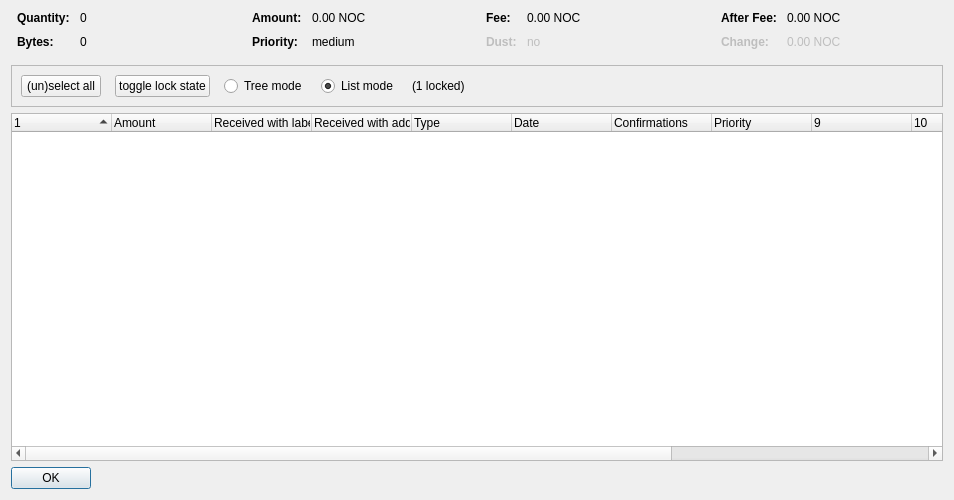
<?xml version="1.0" encoding="UTF-8"?>
<ui version="4.0">
 <class>CoinControlDialog</class>
 <widget class="QDialog" name="CoinControlDialog">
  <property name="geometry">
   <rect>
    <x>0</x>
    <y>0</y>
    <width>954</width>
    <height>500</height>
   </rect>
  </property>
  <property name="windowTitle">
   <string>Coin Selection</string>
  </property>
  <layout class="QVBoxLayout" name="verticalLayout">
   <item>
    <layout class="QHBoxLayout" name="horizontalLayoutTop" stretch="0,0,0,0">
     <property name="topMargin">
      <number>0</number>
     </property>
     <property name="bottomMargin">
      <number>10</number>
     </property>
     <item>
      <layout class="QFormLayout" name="formLayoutCoinControl1">
       <property name="horizontalSpacing">
        <number>10</number>
       </property>
       <property name="verticalSpacing">
        <number>10</number>
       </property>
       <property name="leftMargin">
        <number>6</number>
       </property>
       <property name="rightMargin">
        <number>6</number>
       </property>
       <item row="0" column="0">
        <widget class="QLabel" name="labelCoinControlQuantityText">
         <property name="font">
          <font>
           <weight>75</weight>
           <bold>true</bold>
          </font>
         </property>
         <property name="text">
          <string>Quantity:</string>
         </property>
        </widget>
       </item>
       <item row="0" column="1">
        <widget class="QLabel" name="labelCoinControlQuantity">
         <property name="cursor">
          <cursorShape>IBeamCursor</cursorShape>
         </property>
         <property name="contextMenuPolicy">
          <enum>Qt::ActionsContextMenu</enum>
         </property>
         <property name="text">
          <string notr="true">0</string>
         </property>
         <property name="textInteractionFlags">
          <set>Qt::LinksAccessibleByMouse|Qt::TextSelectableByKeyboard|Qt::TextSelectableByMouse</set>
         </property>
        </widget>
       </item>
       <item row="1" column="0">
        <widget class="QLabel" name="labelCoinControlBytesText">
         <property name="font">
          <font>
           <weight>75</weight>
           <bold>true</bold>
          </font>
         </property>
         <property name="text">
          <string>Bytes:</string>
         </property>
        </widget>
       </item>
       <item row="1" column="1">
        <widget class="QLabel" name="labelCoinControlBytes">
         <property name="cursor">
          <cursorShape>IBeamCursor</cursorShape>
         </property>
         <property name="contextMenuPolicy">
          <enum>Qt::ActionsContextMenu</enum>
         </property>
         <property name="text">
          <string notr="true">0</string>
         </property>
         <property name="textInteractionFlags">
          <set>Qt::LinksAccessibleByMouse|Qt::TextSelectableByKeyboard|Qt::TextSelectableByMouse</set>
         </property>
        </widget>
       </item>
      </layout>
     </item>
     <item>
      <layout class="QFormLayout" name="formLayoutCoinControl2">
       <property name="horizontalSpacing">
        <number>10</number>
       </property>
       <property name="verticalSpacing">
        <number>10</number>
       </property>
       <property name="leftMargin">
        <number>6</number>
       </property>
       <property name="rightMargin">
        <number>6</number>
       </property>
       <item row="0" column="0">
        <widget class="QLabel" name="labelCoinControlAmountText">
         <property name="font">
          <font>
           <weight>75</weight>
           <bold>true</bold>
          </font>
         </property>
         <property name="text">
          <string>Amount:</string>
         </property>
        </widget>
       </item>
       <item row="0" column="1">
        <widget class="QLabel" name="labelCoinControlAmount">
         <property name="cursor">
          <cursorShape>IBeamCursor</cursorShape>
         </property>
         <property name="contextMenuPolicy">
          <enum>Qt::ActionsContextMenu</enum>
         </property>
         <property name="text">
          <string notr="true">0.00 NOC</string>
         </property>
         <property name="textInteractionFlags">
          <set>Qt::LinksAccessibleByMouse|Qt::TextSelectableByKeyboard|Qt::TextSelectableByMouse</set>
         </property>
        </widget>
       </item>
       <item row="1" column="0">
        <widget class="QLabel" name="labelCoinControlPriorityText">
         <property name="font">
          <font>
           <weight>75</weight>
           <bold>true</bold>
          </font>
         </property>
         <property name="text">
          <string>Priority:</string>
         </property>
        </widget>
       </item>
       <item row="1" column="1">
        <widget class="QLabel" name="labelCoinControlPriority">
         <property name="cursor">
          <cursorShape>IBeamCursor</cursorShape>
         </property>
         <property name="contextMenuPolicy">
          <enum>Qt::ActionsContextMenu</enum>
         </property>
         <property name="text">
          <string>medium</string>
         </property>
         <property name="textInteractionFlags">
          <set>Qt::LinksAccessibleByMouse|Qt::TextSelectableByKeyboard|Qt::TextSelectableByMouse</set>
         </property>
        </widget>
       </item>
      </layout>
     </item>
     <item>
      <layout class="QFormLayout" name="formLayoutCoinControl3">
       <property name="horizontalSpacing">
        <number>10</number>
       </property>
       <property name="verticalSpacing">
        <number>10</number>
       </property>
       <property name="leftMargin">
        <number>6</number>
       </property>
       <property name="rightMargin">
        <number>6</number>
       </property>
       <item row="0" column="0">
        <widget class="QLabel" name="labelCoinControlFeeText">
         <property name="font">
          <font>
           <weight>75</weight>
           <bold>true</bold>
          </font>
         </property>
         <property name="text">
          <string>Fee:</string>
         </property>
        </widget>
       </item>
       <item row="0" column="1">
        <widget class="QLabel" name="labelCoinControlFee">
         <property name="cursor">
          <cursorShape>IBeamCursor</cursorShape>
         </property>
         <property name="contextMenuPolicy">
          <enum>Qt::ActionsContextMenu</enum>
         </property>
         <property name="text">
          <string notr="true">0.00 NOC</string>
         </property>
         <property name="textInteractionFlags">
          <set>Qt::LinksAccessibleByMouse|Qt::TextSelectableByKeyboard|Qt::TextSelectableByMouse</set>
         </property>
        </widget>
       </item>
       <item row="1" column="0">
        <widget class="QLabel" name="labelCoinControlLowOutputText">
         <property name="enabled">
          <bool>false</bool>
         </property>
         <property name="font">
          <font>
           <weight>75</weight>
           <bold>true</bold>
          </font>
         </property>
         <property name="text">
          <string>Dust:</string>
         </property>
        </widget>
       </item>
       <item row="1" column="1">
        <widget class="QLabel" name="labelCoinControlLowOutput">
         <property name="enabled">
          <bool>false</bool>
         </property>
         <property name="cursor">
          <cursorShape>IBeamCursor</cursorShape>
         </property>
         <property name="contextMenuPolicy">
          <enum>Qt::ActionsContextMenu</enum>
         </property>
         <property name="text">
          <string>no</string>
         </property>
         <property name="textInteractionFlags">
          <set>Qt::LinksAccessibleByMouse|Qt::TextSelectableByKeyboard|Qt::TextSelectableByMouse</set>
         </property>
        </widget>
       </item>
      </layout>
     </item>
     <item>
      <layout class="QFormLayout" name="formLayoutCoinControl4">
       <property name="horizontalSpacing">
        <number>10</number>
       </property>
       <property name="verticalSpacing">
        <number>10</number>
       </property>
       <property name="leftMargin">
        <number>6</number>
       </property>
       <property name="rightMargin">
        <number>6</number>
       </property>
       <item row="0" column="0">
        <widget class="QLabel" name="labelCoinControlAfterFeeText">
         <property name="font">
          <font>
           <weight>75</weight>
           <bold>true</bold>
          </font>
         </property>
         <property name="text">
          <string>After Fee:</string>
         </property>
        </widget>
       </item>
       <item row="0" column="1">
        <widget class="QLabel" name="labelCoinControlAfterFee">
         <property name="cursor">
          <cursorShape>IBeamCursor</cursorShape>
         </property>
         <property name="contextMenuPolicy">
          <enum>Qt::ActionsContextMenu</enum>
         </property>
         <property name="text">
          <string notr="true">0.00 NOC</string>
         </property>
         <property name="textInteractionFlags">
          <set>Qt::LinksAccessibleByMouse|Qt::TextSelectableByKeyboard|Qt::TextSelectableByMouse</set>
         </property>
        </widget>
       </item>
       <item row="1" column="0">
        <widget class="QLabel" name="labelCoinControlChangeText">
         <property name="enabled">
          <bool>false</bool>
         </property>
         <property name="font">
          <font>
           <weight>75</weight>
           <bold>true</bold>
          </font>
         </property>
         <property name="text">
          <string>Change:</string>
         </property>
        </widget>
       </item>
       <item row="1" column="1">
        <widget class="QLabel" name="labelCoinControlChange">
         <property name="enabled">
          <bool>false</bool>
         </property>
         <property name="cursor">
          <cursorShape>IBeamCursor</cursorShape>
         </property>
         <property name="contextMenuPolicy">
          <enum>Qt::ActionsContextMenu</enum>
         </property>
         <property name="text">
          <string notr="true">0.00 NOC</string>
         </property>
         <property name="textInteractionFlags">
          <set>Qt::LinksAccessibleByMouse|Qt::TextSelectableByKeyboard|Qt::TextSelectableByMouse</set>
         </property>
        </widget>
       </item>
      </layout>
     </item>
    </layout>
   </item>
   <item>
    <widget class="QFrame" name="frame">
     <property name="minimumSize">
      <size>
       <width>0</width>
       <height>40</height>
      </size>
     </property>
     <property name="frameShape">
      <enum>QFrame::StyledPanel</enum>
     </property>
     <property name="frameShadow">
      <enum>QFrame::Sunken</enum>
     </property>
     <layout class="QHBoxLayout" name="horizontalLayout">
      <item>
       <layout class="QHBoxLayout" name="horizontalLayoutPanel" stretch="0,0,0,0,0,0">
        <property name="spacing">
         <number>14</number>
        </property>
        <item>
         <widget class="QPushButton" name="pushButtonSelectAll">
          <property name="sizePolicy">
           <sizepolicy hsizetype="Maximum" vsizetype="Fixed">
            <horstretch>0</horstretch>
            <verstretch>0</verstretch>
           </sizepolicy>
          </property>
          <property name="text">
           <string>(un)select all</string>
          </property>
          <property name="autoDefault">
           <bool>false</bool>
          </property>
         </widget>
        </item>
        <item>
         <widget class="QPushButton" name="pushButtonToggleLock">
          <property name="sizePolicy">
           <sizepolicy hsizetype="Maximum" vsizetype="Fixed">
            <horstretch>0</horstretch>
            <verstretch>0</verstretch>
           </sizepolicy>
          </property>
          <property name="text">
           <string>toggle lock state</string>
          </property>
          <property name="autoDefault">
           <bool>false</bool>
          </property>
         </widget>
        </item>
        <item>
         <widget class="QRadioButton" name="radioTreeMode">
          <property name="sizePolicy">
           <sizepolicy hsizetype="Maximum" vsizetype="Fixed">
            <horstretch>0</horstretch>
            <verstretch>0</verstretch>
           </sizepolicy>
          </property>
          <property name="text">
           <string>Tree mode</string>
          </property>
         </widget>
        </item>
        <item>
         <widget class="QRadioButton" name="radioListMode">
          <property name="sizePolicy">
           <sizepolicy hsizetype="Maximum" vsizetype="Fixed">
            <horstretch>0</horstretch>
            <verstretch>0</verstretch>
           </sizepolicy>
          </property>
          <property name="text">
           <string>List mode</string>
          </property>
          <property name="checked">
           <bool>true</bool>
          </property>
         </widget>
        </item>
        <item>
         <widget class="QLabel" name="labelLocked">
          <property name="text">
           <string>(1 locked)</string>
          </property>
         </widget>
        </item>
        <item>
         <spacer name="horizontalSpacer">
          <property name="orientation">
           <enum>Qt::Horizontal</enum>
          </property>
          <property name="sizeHint" stdset="0">
           <size>
            <width>40</width>
            <height>20</height>
           </size>
          </property>
         </spacer>
        </item>
       </layout>
      </item>
     </layout>
    </widget>
   </item>
   <item>
    <widget class="CoinControlTreeWidget" name="treeWidget">
     <property name="contextMenuPolicy">
      <enum>Qt::CustomContextMenu</enum>
     </property>
     <property name="sortingEnabled">
      <bool>false</bool>
     </property>
     <property name="columnCount">
      <number>13</number>
     </property>
     <attribute name="headerShowSortIndicator" stdset="0">
      <bool>true</bool>
     </attribute>
     <attribute name="headerStretchLastSection">
      <bool>false</bool>
     </attribute>
     <column>
      <property name="text">
       <string/>
      </property>
     </column>
     <column>
      <property name="text">
       <string>Amount</string>
      </property>
     </column>
     <column>
      <property name="text">
       <string>Received with label</string>
      </property>
     </column>
     <column>
      <property name="text">
       <string>Received with address</string>
      </property>
     </column>
     <column>
      <property name="text">
	<string>Type</string>
      </property>
     </column>
     <column>
      <property name="text">	 
       <string>Date</string>
      </property>
     </column>
     <column>
      <property name="text">
       <string>Confirmations</string>
      </property>
      <property name="toolTip">
       <string>Confirmed</string>
      </property>
     </column>
     <column>
      <property name="text">
       <string>Priority</string>
      </property>
     </column>
     <column>
      <property name="text">
       <string/>
      </property>
     </column>
     <column>
      <property name="text">
       <string/>
      </property>
     </column>
     <column>
      <property name="text">
       <string/>
      </property>
     </column>
     <column>
      <property name="text">
       <string/>
      </property>
     </column>
     <column>
      <property name="text">
       <string/>
      </property>
     </column>
    </widget>
   </item>
   <item>
    <widget class="QDialogButtonBox" name="buttonBox">
     <property name="sizePolicy">
      <sizepolicy hsizetype="Maximum" vsizetype="Fixed">
       <horstretch>0</horstretch>
       <verstretch>0</verstretch>
      </sizepolicy>
     </property>
     <property name="orientation">
      <enum>Qt::Horizontal</enum>
     </property>
     <property name="standardButtons">
      <set>QDialogButtonBox::Ok</set>
     </property>
    </widget>
   </item>
  </layout>
 </widget>
 <customwidgets>
  <customwidget>
   <class>CoinControlTreeWidget</class>
   <extends>QTreeWidget</extends>
   <header>coincontroltreewidget.h</header>
  </customwidget>
 </customwidgets>
 <resources/>
 <connections/>
</ui>
